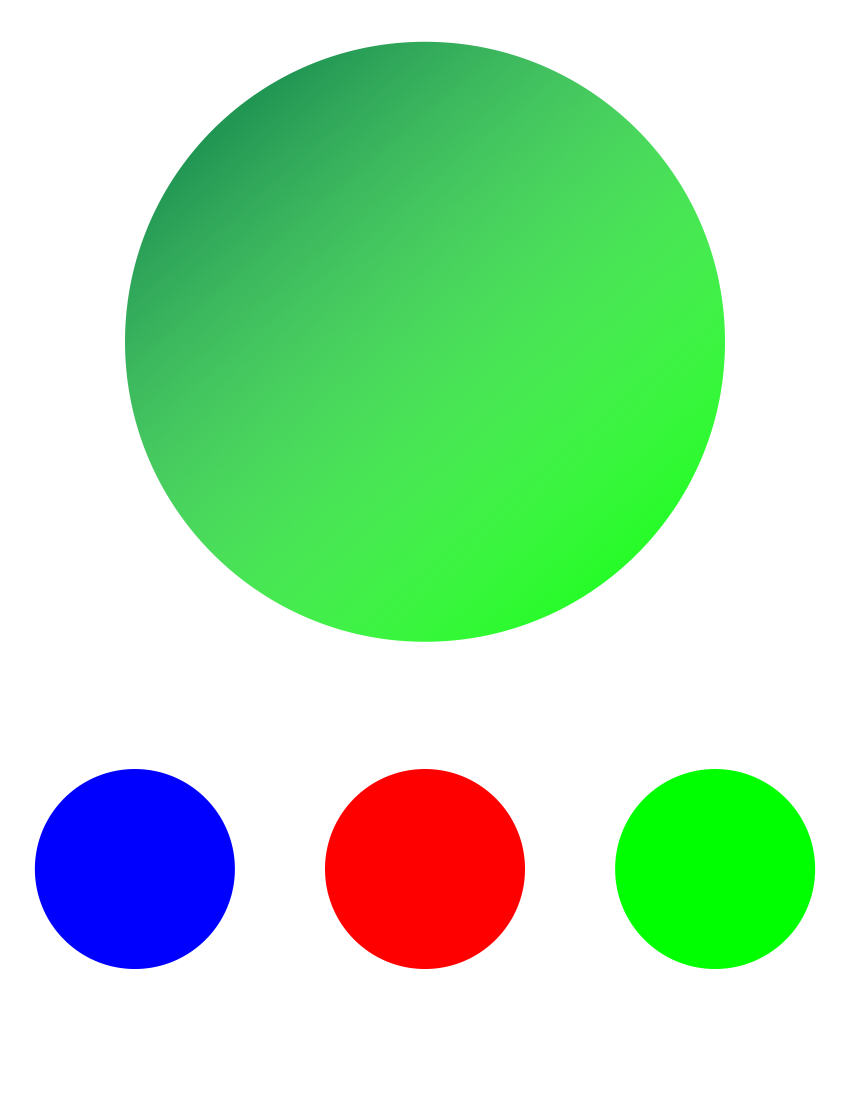
#> input picture balltracking/test_image.png, 1700 x 2200 px, given in place of the camera (shown at 1/2 size)
$ python ball_tracking.py   (Python 2 division)   (older library calls are emulated)
#> lines starting #> are read from the running program, lines starting #| are printed output that depends on the picture; after the words box and inside, x2 and y2 are one past the last pixel; in counts of white or black regions, pixels touching at a corner belong together
# USAGE
# python ball_tracking.py --video ball_tracking_example.mp4
# python ball_tracking.py

# import the necessary packages
from collections import deque
import numpy as np
import argparse
import imutils
import cv2

# construct the argument parse and parse the arguments
ap = argparse.ArgumentParser()
ap.add_argument("-v", "--video",
	help="path to the (optional) video file")
ap.add_argument("-b", "--buffer", type=int, default=64,
	help="max buffer size")
args = vars(ap.parse_args())

# define the lower and upper boundaries of the "green"
# ball in the HSV color space, then initialize the
# list of tracked points
greenLower = (0, 0, 100)
greenUpper = (12, 255, 255)
pts = deque(maxlen=args["buffer"])

fourcc = cv2.cv.CV_FOURCC('i', 'Y', 'U', 'V')
out = cv2.VideoWriter('output.avi',fourcc, 20.0, (640,480)) #specify fps and aspect ratio

# if a video path was not supplied, grab the reference
# to the webcam
if not args.get("video", False):
	camera = cv2.VideoCapture(2) #use 2 for external webcam

# otherwise, grab a reference to the video file
else:
	camera = cv2.VideoCapture(args["video"])

# keep looping
while True:
	# grab the current frame
	(grabbed, frame) = camera.read()
#> frame is the input picture: shape (2200, 1700, 3); mean B, G, R 185.9, 225.3, 180

	# if we are viewing a video and we did not grab a frame,
	# then we have reached the end of the video
	if args.get("video") and not grabbed:
		break

        if grabbed==True:
                #frame = cv2.flip(frame,0)
                # write the flipped frame
                out.write(frame)

	# resize the frame, blur it, and convert it to the HSV
	# color space
	frame = imutils.resize(frame, width=600)
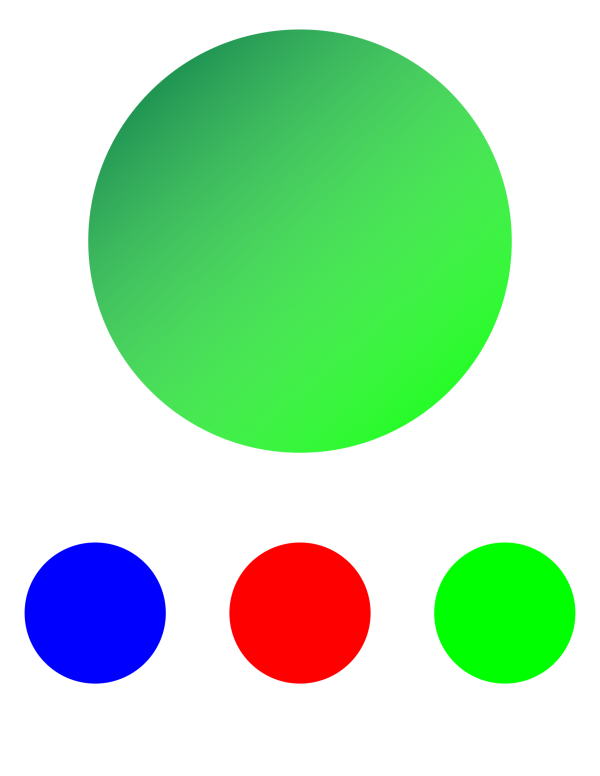
#> frame: shape (776, 600, 3); mean B, G, R 186, 225.3, 180
	# blurred = cv2.GaussianBlur(frame, (11, 11), 0)
	hsv = cv2.cvtColor(frame, cv2.COLOR_BGR2HSV)
#> hsv: shape (776, 600, 3); mean H, S, V 25.8, 79.7, 242.5

	# construct a mask for the color "green", then perform
	# a series of dilations and erosions to remove any small
	# blobs left in the mask

	mask = cv2.inRange(hsv, greenLower, greenUpper)
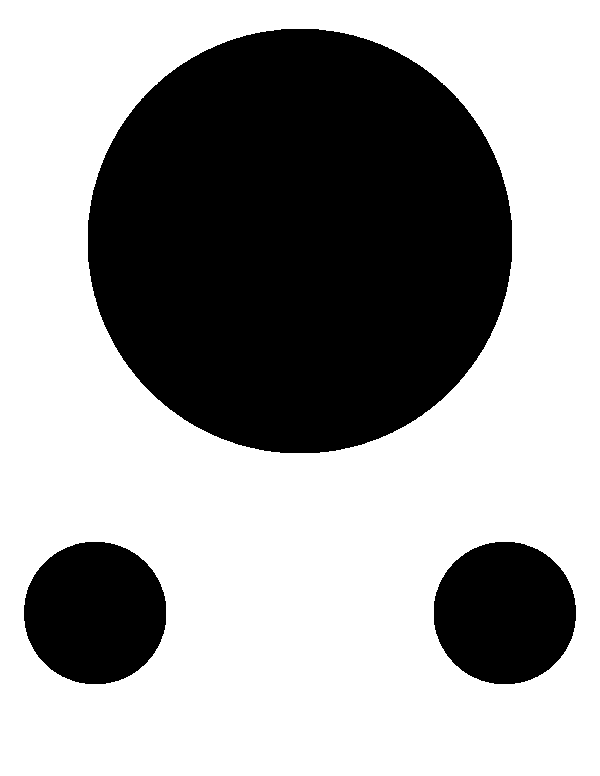
#> mask: shape (776, 600); 62.7% white; 3 black regions, box (x1, y1, x2, y2) and area: (88, 29, 512, 453) 141807, (24, 542, 166, 684) 15984, (434, 542, 576, 684) 15982
	mask = cv2.erode(mask, None, iterations=2)
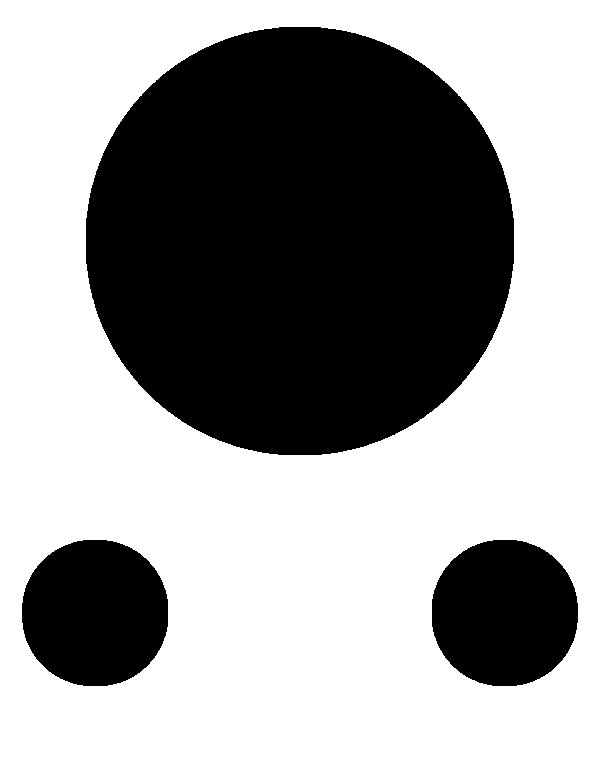
#> mask: shape (776, 600); 61.5% white; 3 black regions, box (x1, y1, x2, y2) and area: (86, 27, 514, 455) 145215, (22, 540, 168, 686) 17136, (432, 540, 578, 686) 17134
	mask = cv2.dilate(mask, None, iterations=2)

	# find contours in the mask and initialize the current
	# (x, y) center of the ball
	cnts = cv2.findContours(mask.copy(), cv2.RETR_EXTERNAL,
		cv2.CHAIN_APPROX_SIMPLE)[-2]
#> cnts = [[[0, 0], [0, 775], [599, 775], [599, 0]]]
	center = None

	# only proceed if at least one contour was found
	if len(cnts) > 0:
		# find the largest contour in the mask, then use
		# it to compute the minimum enclosing circle and
		# centroid
		c = max(cnts, key=cv2.contourArea)
#> c = [[0, 0], [0, 775], [599, 775], [599, 0]]
		((x, y), radius) = cv2.minEnclosingCircle(c)
#> x = 299.5; y = 387.5; radius = 489.8
		M = cv2.moments(c)
#> M = moments, m00 464225, centre m10/m00, m01/m00 = (299.5, 387.5)
		center = (int(M["m10"] / M["m00"]), int(M["m01"] / M["m00"]))
#> center = (299, 387)

		# only proceed if the radius meets a minimum size
		if radius > 10:
			# draw the circle and centroid on the frame,
			# then update the list of tracked points
			cv2.circle(frame, (int(x), int(y)), int(radius),
				(0, 255, 255), 2)
#> frame: shape (776, 600, 3); 0.01% of pixels changed, all inside (x1, y1, x2, y2) = (0, 0, 600, 776)
			cv2.circle(frame, center, 5, (0, 0, 255), -1)
#> frame: shape (776, 600, 3); mean B, G, R 185.9, 225.3, 180

	# update the points queue
	pts.appendleft(center)

	# loop over the set of tracked points
	for i in xrange(1, len(pts)):
		# if either of the tracked points are None, ignore
		# them
		if pts[i - 1] is None or pts[i] is None:
			continue

		# otherwise, compute the thickness of the line and
		# draw the connecting lines
		thickness = int(np.sqrt(args["buffer"] / float(i + 1)) * 2.5)
		cv2.line(frame, pts[i - 1], pts[i], (0, 0, 255), thickness)

        #hopefully this will print the current position to the screen?
        position = pts[-1];

        cv2.putText(frame, "position: {}".format(position),
		(10, frame.shape[0] - 10), cv2.FONT_HERSHEY_SIMPLEX,
		0.35, (0, 0, 255), 1)
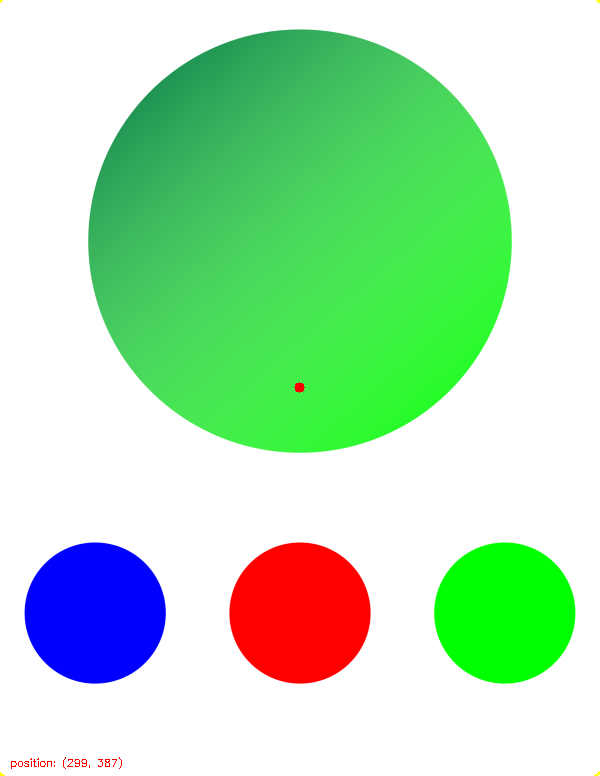
#> frame: shape (776, 600, 3); mean B, G, R 185.8, 225.1, 180

	# show the frame to our screen
	cv2.imshow("Frame", frame)
	key = cv2.waitKey(1) & 0xFF
#> (key q is pressed here)

	# if the 'q' key is pressed, stop the loop
	if key == ord("q"):
		break

# cleanup the camera and close any open windows
camera.release()
out.release()
cv2.destroyAllWindows()
